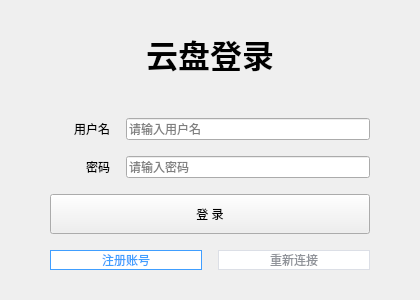
<?xml version="1.0" encoding="UTF-8"?>
<ui version="4.0">
 <class>TcpClient</class>
 <widget class="QWidget" name="TcpClient">
  <property name="geometry">
   <rect>
    <x>0</x>
    <y>0</y>
    <width>420</width>
    <height>300</height>
   </rect>
  </property>
  <property name="windowTitle">
   <string>云盘</string>
  </property>
  <layout class="QVBoxLayout" name="mainLayout">
   <property name="spacing">
    <number>16</number>
   </property>
   <property name="leftMargin">
    <number>50</number>
   </property>
   <property name="topMargin">
    <number>30</number>
   </property>
   <property name="rightMargin">
    <number>50</number>
   </property>
   <property name="bottomMargin">
    <number>30</number>
   </property>
   <item>
    <widget class="QLabel" name="title_lab">
     <property name="font">
      <font>
       <pointsize>24</pointsize>
       <bold>true</bold>
      </font>
     </property>
     <property name="text">
      <string>云盘登录</string>
     </property>
     <property name="alignment">
      <set>Qt::AlignCenter</set>
     </property>
    </widget>
   </item>
   <item>
    <spacer name="verticalSpacer_3">
     <property name="orientation">
      <enum>Qt::Vertical</enum>
     </property>
     <property name="sizeHint" stdset="0">
      <size>
       <width>20</width>
       <height>8</height>
      </size>
     </property>
    </spacer>
   </item>
   <item>
    <layout class="QHBoxLayout" name="horizontalLayout">
     <item>
      <widget class="QLabel" name="name_lab">
       <property name="minimumSize">
        <size>
         <width>60</width>
         <height>0</height>
        </size>
       </property>
       <property name="text">
        <string>用户名</string>
       </property>
       <property name="alignment">
        <set>Qt::AlignRight|Qt::AlignVCenter</set>
       </property>
      </widget>
     </item>
     <item>
      <widget class="QLineEdit" name="name_le">
       <property name="placeholderText">
        <string>请输入用户名</string>
       </property>
      </widget>
     </item>
    </layout>
   </item>
   <item>
    <layout class="QHBoxLayout" name="horizontalLayout_2">
     <item>
      <widget class="QLabel" name="pwd_lab">
       <property name="minimumSize">
        <size>
         <width>60</width>
         <height>0</height>
        </size>
       </property>
       <property name="text">
        <string>密码</string>
       </property>
       <property name="alignment">
        <set>Qt::AlignRight|Qt::AlignVCenter</set>
       </property>
      </widget>
     </item>
     <item>
      <widget class="QLineEdit" name="pwd_le">
       <property name="echoMode">
        <enum>QLineEdit::Password</enum>
       </property>
       <property name="placeholderText">
        <string>请输入密码</string>
       </property>
      </widget>
     </item>
    </layout>
   </item>
   <item>
    <widget class="QPushButton" name="login_pb">
     <property name="minimumSize">
      <size>
       <width>0</width>
       <height>40</height>
      </size>
     </property>
     <property name="text">
      <string>登 录</string>
     </property>
    </widget>
   </item>
   <item>
    <layout class="QHBoxLayout" name="horizontalLayout_3">
     <item>
      <widget class="QPushButton" name="regist_pb">
       <property name="styleSheet">
        <string>QPushButton { background: white; color: #409eff; border: 1px solid #409eff; } QPushButton:hover { color: #66b1ff; border-color: #66b1ff; }</string>
       </property>
       <property name="text">
        <string>注册账号</string>
       </property>
      </widget>
     </item>
     <item>
      <widget class="QPushButton" name="cancel_pb">
       <property name="styleSheet">
        <string>QPushButton { background: white; color: #909399; border: 1px solid #dcdfe6; } QPushButton:hover { color: #409eff; border-color: #c6e2ff; background: #ecf5ff; }</string>
       </property>
       <property name="text">
        <string>重新连接</string>
       </property>
      </widget>
     </item>
    </layout>
   </item>
  </layout>
 </widget>
 <resources/>
 <connections/>
</ui>
